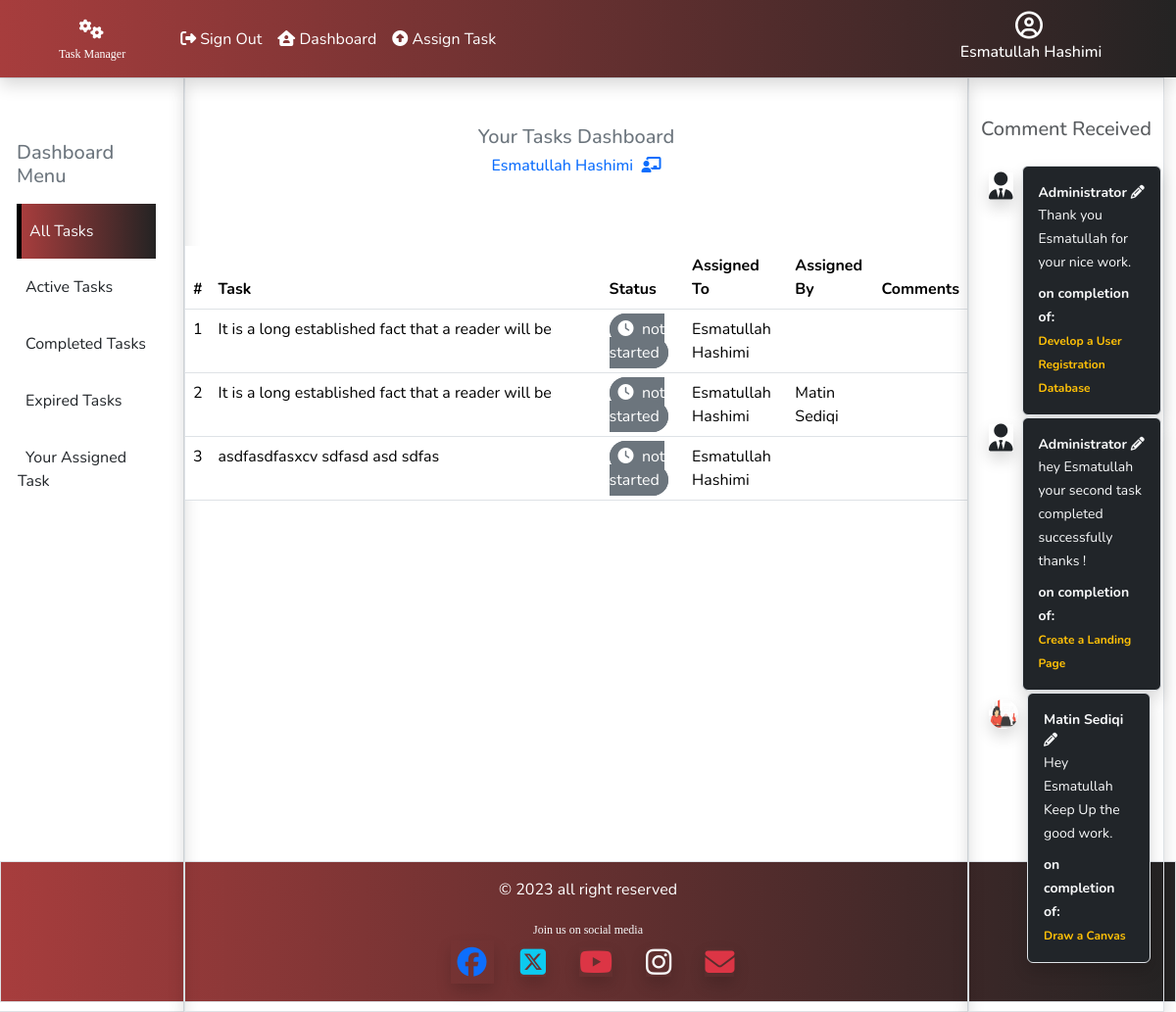
The page /taskmanager/active_task/all (signed in) on the database as committed earlier.
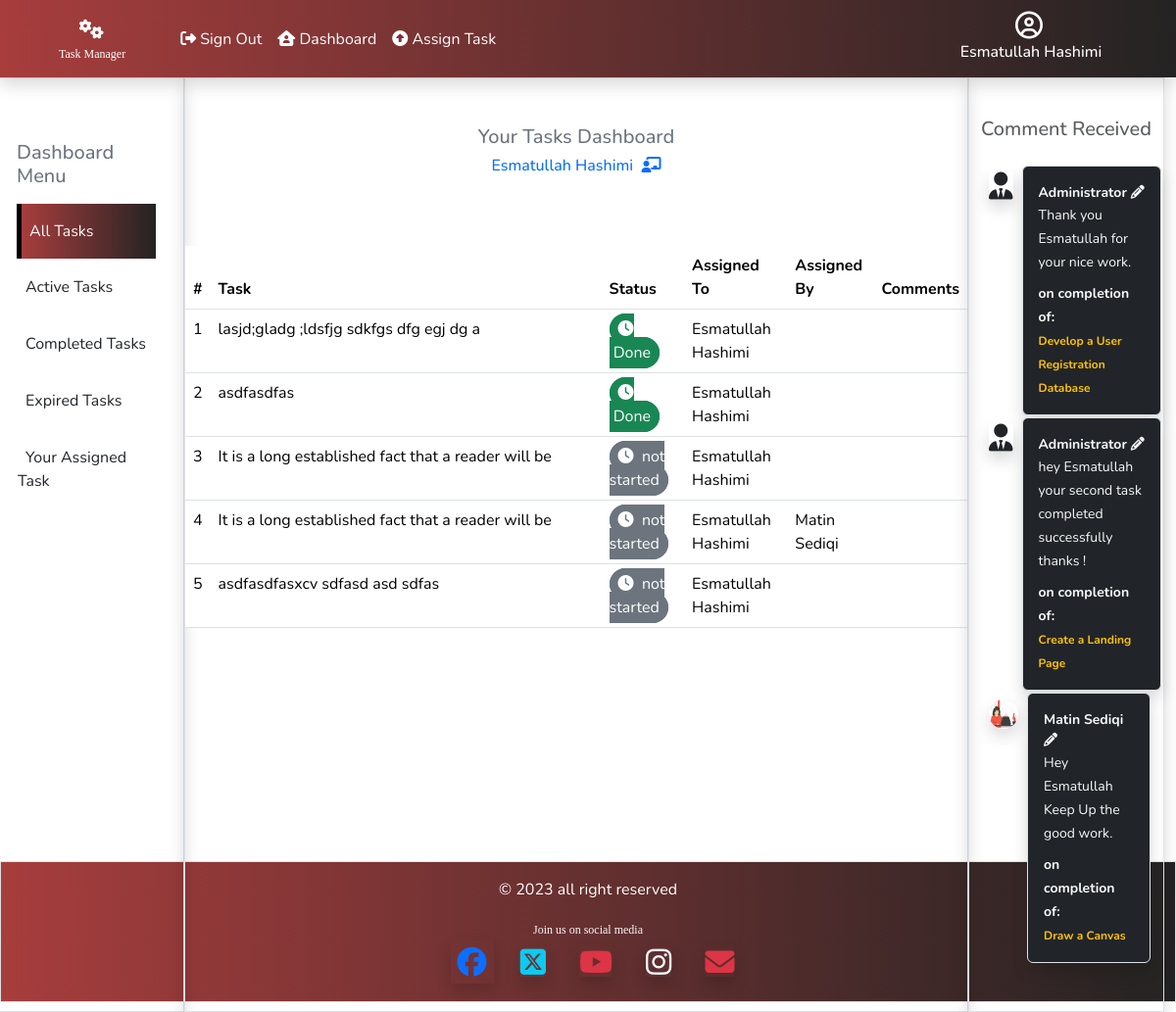
The same page on the database as committed later.
### taskmanager/models.py (models this page shows, shortened)
class Task(models.Model):
    STATUS_CHOICES = [
        ('not started','not started'),
        ('in progress','in progress'),
        ('done','done'),
    ]
    assign_by=models.ForeignKey(CustomUser,related_name='assigned_by',on_delete=models.CASCADE)
    assign_to=models.ForeignKey(CustomUser,related_name='assigned_to' ,on_delete=models.CASCADE)
    dept = models.ForeignKey(Department, on_delete=models.CASCADE, null=True, blank=True)
    task_name=models.CharField(max_length=100)
    task_desc=models.CharField(max_length=250)
    status=models.IntegerField(default="not started", choices=STATUS_CHOICES)
    start_date=models.DateField(auto_now=True)
    end_date=models.DateField()

class CustomUser(AbstractUser):
    department=models.ForeignKey("Department",on_delete=models.CASCADE,null=True,blank=True)

class Comments(models.Model):
    task = models.ForeignKey(Task, related_name='task', on_delete=models.CASCADE,null=True)
    user = models.ForeignKey(CustomUser, related_name='user', on_delete=models.CASCADE,null=True)
    comment = models.TextField(max_length=350)
    com_date = models.DateField(auto_now=True)
    status = models.CharField(max_length=250, choices=comment_status, default="pending")

class Profile(models.Model):
    user = models.OneToOneField(CustomUser, on_delete=models.CASCADE)
    image = models.ImageField(default='default.jpg',upload_to='profile_pics')

### taskmanager/views.py (the view)
# urls.py: path('active_task/<sign>', views.active_task, name='active_task'),
def active_task(request, sign):
    my_user = request.user
    id = my_user.id
    if sign == 'active':
        st=1
        flag=sign
        all_tasks=Task.objects.select_related('assign_by').filter(assign_to=id,status=st)
    elif sign == 'c_task':
        st=100
        flag=sign
        all_tasks=Task.objects.select_related('assign_by').filter(assign_to=id,status=st)
    elif sign == 'e_task':
        st= -1
        flag=sign
        all_tasks=Task.objects.select_related('assign_by').filter(assign_to=id,status=st)
    elif sign == 'm_task':
        flag=sign
        all_tasks=Task.objects.select_related('assign_by').filter(assign_by=id)
    else:
        flag=sign
        all_tasks=Task.objects.select_related('assign_by').filter(assign_to=id).order_by('-start_date')
    all_comment=Comments.objects.select_related('task','user').filter(user = id)
    return render(request, 'taskmanager/dashboard.html', {'flag':flag, 'tasks':all_tasks, 'all_comment':all_comment,'my_user':my_user})

### taskmanager/templates/taskmanager/dashboard.html (shortened to what the changed rows need)
{% extends 'taskmanager/base.html' %} {% block content %}
{%load static%}
<div class="row static-page">
  <div class="col-md-8 shadow border col-sm-12">
    <div class="row my-5">
      {% if tasks %}
        <table class="table table-static">
          <thead>
            <tr>
                <th scope="col">#</th>
                <th scope="col">Task</th>
                <th scope="col">Status</th>
                <th scope="col">Assigned To</th>
                <th scope="col">Assigned By</th>
                <th scope="col">Comments</th>
            </tr>
          </thead>
          <tbody>
            {% for task in tasks %}
              <tr>
                  <td scope="row" >{{forloop.counter}}</td>
                  <td class="w-50  position-relative">
                      <div class="expand-row" style="width: auto; overflow:hidden; height: 20px;">
                          {{task.task_desc}}
                      </div>
                  </td>
                  <td class="text-white">
                      {% if task.status == 0 %}
                      <span class="border bg-primary border-primary rounded-pill px-2 py-1 " id="inProgress">
                          <i class="fa-solid fa-circle-notch fa-spin"></i>
                          &nbsp;in progress
                      </span>
                      {% elif task.status == 1 %}
                      <span class="border border-success bg-success rounded-pill px-2 py-1 " id="Done">
                          <i class="fa-solid fa-clock"></i>
                          &nbsp;Done
                      </span>
                      {% else %}
                      <span class="border border-secondary bg-secondary rounded-pill px-2 py-1 " id="notStarted">
                          <i class="fa-solid fa-clock"></i>
                          &nbsp;not started
                      </span>
                      {% endif %}
                  </td>
                  <td >{{task.assign_to.get_full_name}}</td>
                  <td >{{task.assign_by.get_full_name}}</td>
                  <td>{{task.comments_set}}</td>
              </tr>
              {% endfor %}
          </tbody>
      </table>
      {% else %}
          <div class="text-center my-5 text-secondary">
              <h1 class="empty-folder"><i class="fa-regular fa-folder-open"></i></h1>
              <h3 class="fw-bold">Oops... ! No Record Found.&nbsp;<i class="fa-solid fa-chart-simple"></i></h3>
          </div>
      {% endif %}
      </div>
    </div>
  <div class="col-md-2 col-sm-12 d-sm-none border d-lg-block d-md-block shadow py-4">
    <div class="my-3">
      {% if all_comment %}
        <div class="list-group my-4">
        {% for comment in all_comment %}
          {% if comment.task.assign_by.is_staff == 1 %}
            <table>
              <tr>
                <td style="vertical-align: top;" class="p-2"><i class="fa-solid fa-user-tie fs-3 shadow"></i></td>
                <td>
                  <span class="list-group-item p-3 rounded bg-dark text-light shadow">
                    <small class="fw-bold d-block">Administrator&nbsp;<i class="fa-solid fa-pencil"></i></small>
                    <small>{{comment.comment}}</small>
                  <p class="mb-0 pb-0 mt-2"><small class="fw-bold">on completion of:</small></p>
                  <span class="fw-bold com_text text-warning"> {{comment.task.task_name}}</span>
                  </span>
                </td>
              </tr>
            </table>
          {% else %}
            <table>
              <tr>
                <td class="p-2 user-avatar"><img class="shadow rounded-circle" src="{{comment.task.assign_by.profile.image.url}}" alt="" width="30px" height="30px"></td>
                <td>
                  <span class="list-group-item p-3 rounded bg-dark shadow">
                    <small class="fw-bold d-block text-light">{{comment.task.assign_by.get_full_name}}&nbsp;<i class="fa-solid fa-pencil"></i></small>
                    <small class="text-light">{{comment.comment}}</small>
                    <p class="mb-0 pb-0 mt-2 text-light"><small class="fw-bold">on completion of:</small></p>
                    <span class="fw-bold com_text text-warning"> {{comment.task.task_name}}</span>
                  </span>
                </td>
              </tr>
            </table>
          {% endif %}
        {% endfor %}
        </div>
      {% endif %}
    </div>
  </div>
</div>
{% endblock content %}

Rows that differ between the two databases and show on the page:
added Task: task_desc "lasjd;gladg ;ldsfjg sdkfgs dfg egj dg a", status 1 (drawn), assign_to.get_full_name "Esmatullah Hashimi"
added Task: task_desc "asdfasdfas", status 1 (drawn), assign_to.get_full_name "Esmatullah Hashimi"
